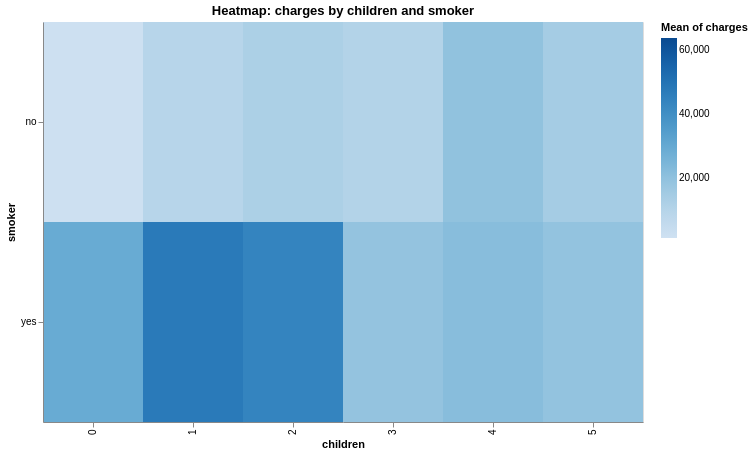

The Vega-Lite source for this figure:
### Vega-Lite specification from a JSON file in a GitHub repository (floating-point values rounded to 4 significant figures; data arrays with more than 128 entries replaced by an {"elided": "..."} marker saying what was removed)
{"$schema": "https://vega.github.io/schema/vega-lite/v5.json", "title": "Heatmap: charges by children and smoker", "width": 600, "height": 400, "data": {"values": {"elided": "1338 records"}}, "mark": "rect", "encoding": {"x": {"field": "children", "type": "nominal", "scale": {}}, "y": {"field": "smoker", "type": "nominal", "scale": {}}, "color": {"aggregate": "mean", "field": "charges", "type": "quantitative", "scale": {"scheme": "blues"}}, "tooltip": [{"field": "children", "type": "nominal"}, {"field": "smoker", "type": "nominal"}, {"field": "charges", "type": "quantitative"}]}, "transform": [], "params": []}
